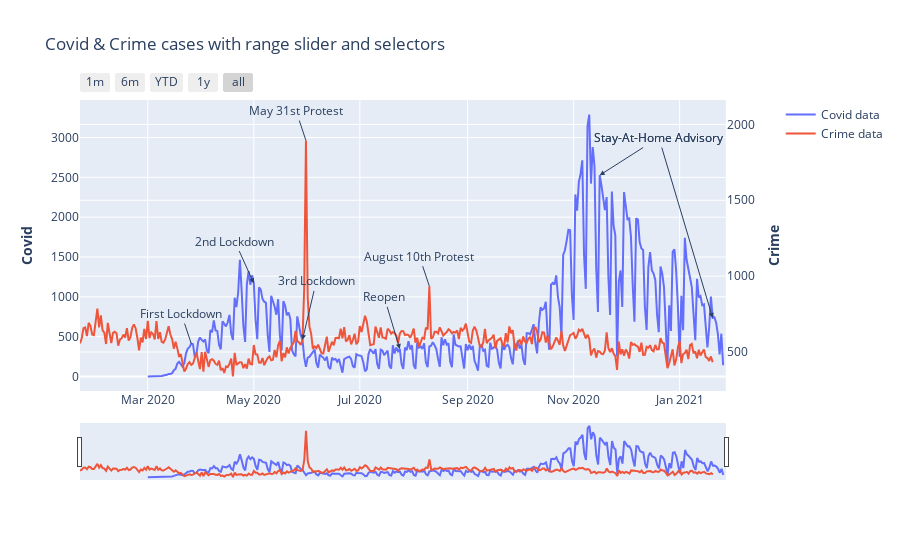

Source (notebook cell):
### Code cell
#Plotly with Covid & Crime
fig = go.Figure()
fig = make_subplots(specs=[[{"secondary_y": True}]])
fig.add_trace(go.Scatter(x=Covid_transformed.Date, y=Covid_transformed['Cases - Total'], name="Covid data"), secondary_y=False)
fig.add_trace(go.Scatter(x=total_crime_df.Date, y=total_crime_df.Counts, name="Crime data"), secondary_y=True)
fig.update_layout(title_text="Covid & Crime cases with range slider and selectors")
fig.update_layout(
    xaxis=dict(
        rangeselector=dict(
            buttons=list([
                dict(count=1,label="1m",step="month",stepmode="backward"),
                dict(count=6,label="6m",step="month",stepmode="backward"),
                dict(count=1,label="YTD",step="year",stepmode="todate"),
                dict(count=1,label="1y",step="year",stepmode="backward"),
                dict(step="all")])),
        rangeslider=dict(visible=True),type="date"))
fig.update_yaxes(title_text="<b>Covid", secondary_y=False)
fig.update_yaxes(title_text="<b>Crime", secondary_y=True)
fig.add_annotation(xref="x",yref="y2",
                   x='2020-05-31',y=1894,
                   text="May 31st Protest")
fig.add_annotation(xref="x",yref="y2",
                   x='2020-08-10',y=934,
                   text="August 10th Protest")
fig.add_annotation(xref="x",yref="y",
                   x='2020-03-26',y=413,
                   text="First Lockdown")
fig.add_annotation(xref="x",yref="y",
                   x='2020-05-1',y=1170,
                   text="2nd Lockdown",
                   axref="x",ayref="y",
                   ax='2020-04-20',ay=1700,arrowhead=2)
fig.add_annotation(xref="x",yref="y",
                   x='2020-05-29',y=460,
                   text="3rd Lockdown",
                   axref="x",ayref="y",
                   ax='2020-06-6',ay=1200,arrowhead=2)
fig.add_annotation(xref="x",yref="y",
                   x='2020-07-24',y=346,
                   text="Reopen",
                   axref="x",ayref="y",
                   ax='2020-07-15',ay=1000,arrowhead=2)
fig.add_annotation(xref="x",yref="y",
                   x='2020-11-16',y=2527,
                   text="Stay-At-Home Advisory",
                   axref="x",ayref="y",
                   ax='2020-12-20',ay=3000,arrowhead=2)
fig.add_annotation(xref="x",yref="y",
                   x='2021-01-20',y=735,
                   text="Stay-At-Home Advisory",
                   axref="x",ayref="y",
                   ax='2020-12-20',ay=3000,arrowhead=2)
fig.show()

### Figure 1 — Plotly figure (JSON) as saved in the notebook; plotly's stock layout.template omitted (floating-point values rounded to 4 significant figures; data arrays with more than 128 entries replaced by an {"elided": "..."} marker saying what was removed)
{"data": [{"name": "Covid data", "type": "scatter", "x": {"elided": "332 str values"}, "xaxis": "x", "y": {"elided": "332 int values"}, "yaxis": "y"}, {"name": "Crime data", "type": "scatter", "x": {"elided": "365 str values"}, "xaxis": "x", "y": {"elided": "365 int values"}, "yaxis": "y2"}], "layout": {"annotations": [{"text": "May 31st Protest", "x": "2020-05-31", "xref": "x", "y": 1894, "yref": "y2"}, {"text": "August 10th Protest", "x": "2020-08-10", "xref": "x", "y": 934, "yref": "y2"}, {"text": "First Lockdown", "x": "2020-03-26", "xref": "x", "y": 413, "yref": "y"}, {"arrowhead": 2, "ax": "2020-04-20", "axref": "x", "ay": 1700, "ayref": "y", "text": "2nd Lockdown", "x": "2020-05-1", "xref": "x", "y": 1170, "yref": "y"}, {"arrowhead": 2, "ax": "2020-06-6", "axref": "x", "ay": 1200, "ayref": "y", "text": "3rd Lockdown", "x": "2020-05-29", "xref": "x", "y": 460, "yref": "y"}, {"arrowhead": 2, "ax": "2020-07-15", "axref": "x", "ay": 1000, "ayref": "y", "text": "Reopen", "x": "2020-07-24", "xref": "x", "y": 346, "yref": "y"}, {"arrowhead": 2, "ax": "2020-12-20", "axref": "x", "ay": 3000, "ayref": "y", "text": "Stay-At-Home Advisory", "x": "2020-11-16", "xref": "x", "y": 2527, "yref": "y"}, {"arrowhead": 2, "ax": "2020-12-20", "axref": "x", "ay": 3000, "ayref": "y", "text": "Stay-At-Home Advisory", "x": "2021-01-20", "xref": "x", "y": 735, "yref": "y"}], "title": {"text": "Covid & Crime cases with range slider and selectors"}, "xaxis": {"anchor": "y", "domain": [0, 0.94], "rangeselector": {"buttons": [{"count": 1, "label": "1m", "step": "month", "stepmode": "backward"}, {"count": 6, "label": "6m", "step": "month", "stepmode": "backward"}, {"count": 1, "label": "YTD", "step": "year", "stepmode": "todate"}, {"count": 1, "label": "1y", "step": "year", "stepmode": "backward"}, {"step": "all"}]}, "rangeslider": {"visible": true}, "type": "date"}, "yaxis": {"anchor": "x", "domain": [0, 1], "title": {"text": "<b>Covid"}}, "yaxis2": {"anchor": "x", "overlaying": "y", "side": "right", "title": {"text": "<b>Crime"}}}}
